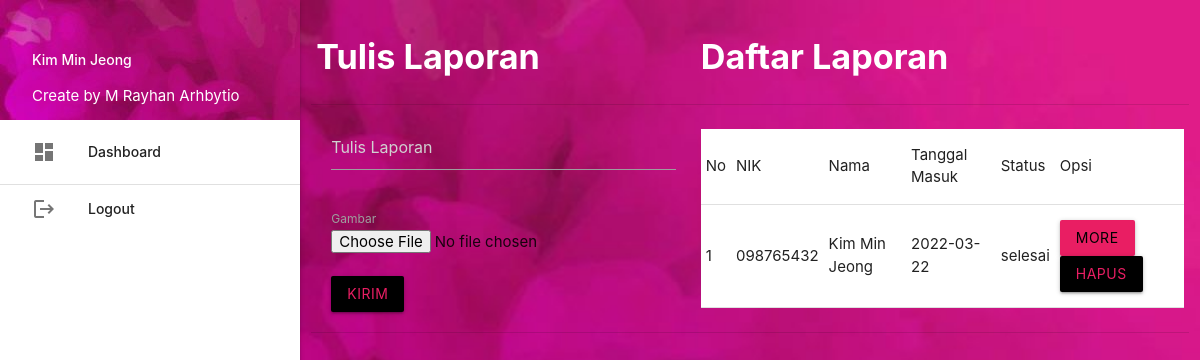
The page /masyarakat/ (signed in) on the database its author committed.
### tables this page shows
CREATE TABLE `pengaduan` (
  `id_pengaduan` int(11) NOT NULL,
  `tgl_pengaduan` date NOT NULL,
  `nik` char(16) NOT NULL,
  `isi_laporan` text NOT NULL,
  `foto` varchar(255) NOT NULL,
  `status` enum('0','proses','selesai') NOT NULL
);

CREATE TABLE `masyarakat` (
  `nik` char(16) NOT NULL,
  `nama` varchar(25) NOT NULL,
  `username` varchar(25) NOT NULL,
  `password` varchar(32) NOT NULL,
  `telp` varchar(13) NOT NULL
);

### masyarakat/dashboard.php (the view, shortened to what this page needs)
<table class="responsive-table" border="2" style="width: 100%;">
	<tr>
		<td><h4 class="white-text hide-on-med-and-down"><b>Tulis Laporan</b></h4></td>
		<td><h4 class="white-text hide-on-med-and-down"><b>Daftar Laporan</b></h4></td>
	</tr>
	<tr>
		<td style="padding: 20px;">
			<form method="POST" enctype="multipart/form-data">
				<textarea class="materialize-textarea " name="laporan" placeholder="Tulis Laporan"></textarea><br><br>
				<label>Gambar</label>
				<input type="file" name="foto"><br><br>
				<input type="submit" name="kirim" value="Kirim" class="btn black pink-text">
			</form>
		</td>
		<td>
			<table border="3" class="display responsive-table white ">
				<tr>
					<td>No</td>
					<td>NIK</td>
					<td>Nama</td>
					<td>Tanggal Masuk</td>
					<td>Status</td>
					<td>Opsi</td>
				</tr>
				<?php
					$no=1;
					$pengaduan = mysqli_query($koneksi,"SELECT * FROM pengaduan INNER JOIN masyarakat ON pengaduan.nik=masyarakat.nik INNER JOIN tanggapan ON pengaduan.id_pengaduan=tanggapan.id_pengaduan WHERE pengaduan.nik='".$_SESSION['data']['nik']."' ORDER BY pengaduan.id_pengaduan DESC");
					while ($r=mysqli_fetch_assoc($pengaduan)) { ?>
					<tr>
						<td><?php echo $no++; ?></td>
						<td><?php echo $r['nik']; ?></td>
						<td><?php echo $r['nama']; ?></td>
						<td><?php echo $r['tgl_pengaduan']; ?></td>
						<td><?php echo $r['status']; ?></td>
						<td>
							<a class="btn pink black-text modal-trigger" href="#tanggapan&id_pengaduan=<?php echo $r['id_pengaduan'] ?>">More</a>
							<a class="btn black pink-text" onclick="return confirm('Anda Yakin Ingin Menghapus Y/N')" href="index.php?p=pengaduan_hapus&id_pengaduan=<?php echo $r['id_pengaduan'] ?>">Hapus</a></td>
					</tr>
				<?php	}
				 ?>
			</table>
		</td>
	</tr>
</table>

### rows shown on the page
pengaduan: nik.nik "098765432", nik.nama "Kim Min Jeong", tgl_pengaduan "2022-03-22", status "selesai"

### other values the page prints
$_SESSION['data']['nama'] "Kim Min Jeong"
